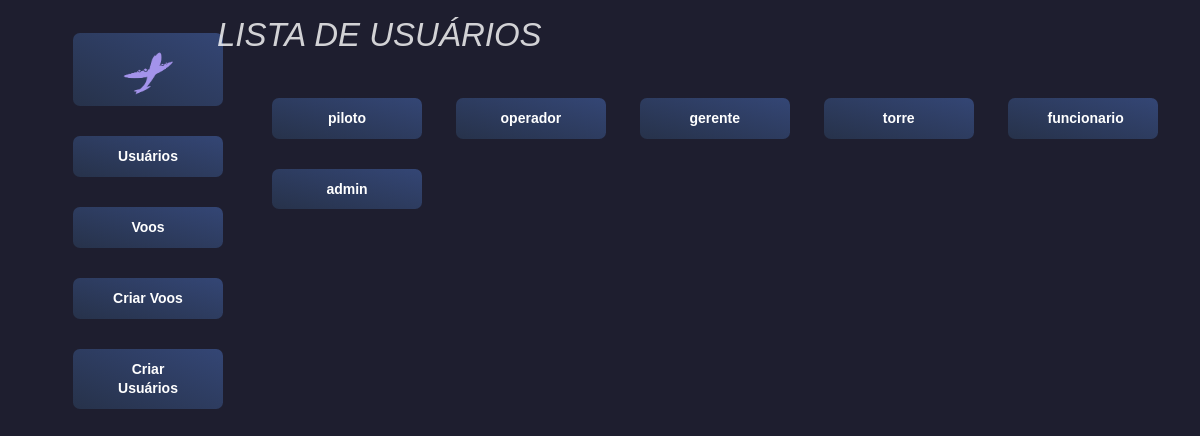
Page /flightmanagement/user/ on the committed database.
### flight_management/models.py (models this page shows, shortened)
class User(models.Model):
    id = models.BigAutoField(primary_key=True)
    tx_name = models.CharField(max_length=42)
    nm_role = models.CharField(max_length=24, choices=Role.choices)
    tx_username = models.CharField(max_length=42)
    tx_hash_key = models.CharField(max_length=64)
    class Meta:
        db_table = 'user'

### flight_management/views.py (the view)
# urls.py: path('user/', views.UserListView.as_view(), name='user'),
class UserListView(generic.ListView):
    model = User
    paginate_by = 10

### flight_management/template/flight_management/user_list.html
{% extends "base_generic.html" %}
{% block content %}
<h1><i>LISTA DE USUÁRIOS</i></h1>
{% if user_list %}
  <ul>
  {% for user in user_list %}
      <a class="btn btn-secondary" href="{% url 'user-detail' user.id %}">
       {{ user.tx_name }}
      </a>
  {% endfor %}
 </ul>
{% else %}
  <p>Sem usuários disponíveis.</p>
{% endif %}
{% endblock %}

### rows in the picture
User: tx_name "piloto"
User: tx_name "operador"
User: tx_name "gerente"
User: tx_name "torre"
User: tx_name "funcionario"
User: tx_name "admin"
